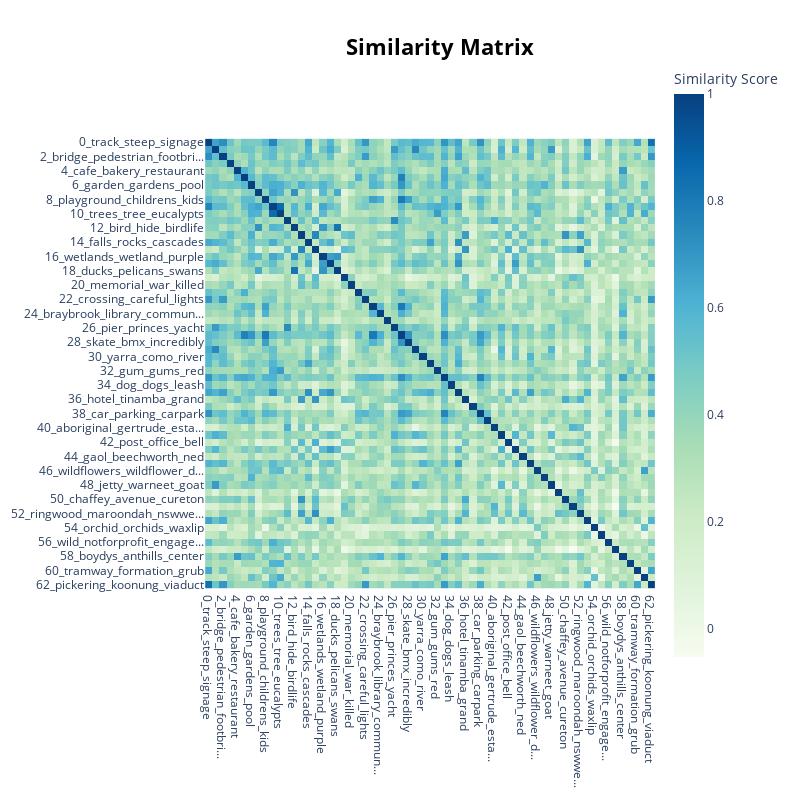

Here is the notebook cell this chart was saved with:
### Code cell
topic_model.visualize_heatmap()

### Figure 1 — Plotly figure (JSON) as saved in the notebook; plotly's stock layout.template omitted (floating-point values rounded to 4 significant figures; data arrays with more than 128 entries replaced by an {"elided": "..."} marker saying what was removed)
{"data": [{"coloraxis": "coloraxis", "hovertemplate": "x: %{x}<br>y: %{y}<br>Similarity Score: %{z}<extra></extra>", "name": "0", "type": "heatmap", "x": ["0_track_steep_signage", "1_beach_bay_sand", "2_bridge_pedestrian_footbri...", "3_sculpture_artists_mural", "4_cafe_bakery_restaurant", "5_picnic_bbq_cover", "6_garden_gardens_pool", "7_kangaroos_animals_wildlife", "8_playground_childrens_kids", "9_fallen_teal_canopy", "10_trees_tree_eucalypts", "11_federation_flinders_square", "12_bird_hide_birdlife", "13_homestead_house_houses", "14_falls_rocks_cascades", "15_ballarat_civic_hall", "16_wetlands_wetland_purple", "17_lake_hume_lakes", "18_ducks_pelicans_swans", "19_church_uniting_cathedral", "20_memorial_war_killed", "21_seat_seats_seating", "22_crossing_careful_lights", "23_tennis_courts_netball", "24_braybrook_library_commun...", "25_mildura_milduras_wharf", "26_pier_princes_yacht", "27_play_jaycee_space", "28_skate_bmx_incredibly", "29_boardwalk_boardwalks_all...", "30_yarra_como_river", "31_coal_mine_gold", "32_gum_gums_red", "33_rupanyup_golf_batman", "34_dog_dogs_leash", "35_creek_yarriambiack_wimmera", "36_hotel_tinamba_grand", "37_gym_equipment_exercise", "38_car_parking_carpark", "39_toilets_toilet_block", "40_aboriginal_gertrude_esta...", "41_rowing_boat_rowers", "42_post_office_bell", "43_fishing_trout_fish", "44_gaol_beechworth_ned", "45_murray_brisbane_ranges", "46_wildflowers_wildflower_d...", "47_fountain_alexandra_god", "48_jetty_warneet_goat", "49_elmore_preschool_emr", "50_chaffey_avenue_cureton", "51_lonsdale_womens_lt", "52_ringwood_maroondah_nswwe...", "53_crusoe_reservoir_gate", "54_orchid_orchids_waxlip", "55_tower_towns_pumped", "56_wild_notforprofit_engage...", "57_fungi_mushrooms_mushroom", "58_boydys_anthills_center", "59_brummys_weeks_burnt", "60_tramway_formation_grub", "61_wisteria_emblem_riceflower", "62_pickering_koonung_viaduct"], "xaxis": "x", "y": ["0_track_steep_signage", "1_beach_bay_sand", "2_bridge_pedestrian_footbri...", "3_sculpture_artists_mural", "4_cafe_bakery_restaurant", "5_picnic_bbq_cover", "6_garden_gardens_pool", "7_kangaroos_animals_wildlife", "8_playground_childrens_kids", "9_fallen_teal_canopy", "10_trees_tree_eucalypts", "11_federation_flinders_square", "12_bird_hide_birdlife", "13_homestead_house_houses", "14_falls_rocks_cascades", "15_ballarat_civic_hall", "16_wetlands_wetland_purple", "17_lake_hume_lakes", "18_ducks_pelicans_swans", "19_church_uniting_cathedral", "20_memorial_war_killed", "21_seat_seats_seating", "22_crossing_careful_lights", "23_tennis_courts_netball", "24_braybrook_library_commun...", "25_mildura_milduras_wharf", "26_pier_princes_yacht", "27_play_jaycee_space", "28_skate_bmx_incredibly", "29_boardwalk_boardwalks_all...", "30_yarra_como_river", "31_coal_mine_gold", "32_gum_gums_red", "33_rupanyup_golf_batman", "34_dog_dogs_leash", "35_creek_yarriambiack_wimmera", "36_hotel_tinamba_grand", "37_gym_equipment_exercise", "38_car_parking_carpark", "39_toilets_toilet_block", "40_aboriginal_gertrude_esta...", "41_rowing_boat_rowers", "42_post_office_bell", "43_fishing_trout_fish", "44_gaol_beechworth_ned", "45_murray_brisbane_ranges", "46_wildflowers_wildflower_d...", "47_fountain_alexandra_god", "48_jetty_warneet_goat", "49_elmore_preschool_emr", "50_chaffey_avenue_cureton", "51_lonsdale_womens_lt", "52_ringwood_maroondah_nswwe...", "53_crusoe_reservoir_gate", "54_orchid_orchids_waxlip", "55_tower_towns_pumped", "56_wild_notforprofit_engage...", "57_fungi_mushrooms_mushroom", "58_boydys_anthills_center", "59_brummys_weeks_burnt", "60_tramway_formation_grub", "61_wisteria_emblem_riceflower", "62_pickering_koonung_viaduct"], "yaxis": "y", "z": {"elided": "63x63 float values"}}], "layout": {"coloraxis": {"colorbar": {"title": {"text": "Similarity Score"}}, "colorscale": [[0, "rgb(247,252,240)"], [0.125, "rgb(224,243,219)"], [0.25, "rgb(204,235,197)"], [0.375, "rgb(168,221,181)"], [0.5, "rgb(123,204,196)"], [0.625, "rgb(78,179,211)"], [0.75, "rgb(43,140,190)"], [0.875, "rgb(8,104,172)"], [1, "rgb(8,64,129)"]]}, "height": 800, "hoverlabel": {"bgcolor": "white", "font": {"family": "Rockwell", "size": 16}}, "legend": {"title": {"text": "Trend"}}, "margin": {"t": 60}, "showlegend": true, "title": {"font": {"color": "Black", "size": 22}, "text": "<b>Similarity Matrix</b>", "x": 0.55, "xanchor": "center", "y": 0.95, "yanchor": "top"}, "width": 800, "xaxis": {"anchor": "y", "constrain": "domain", "domain": [0, 1], "scaleanchor": "y"}, "yaxis": {"anchor": "x", "autorange": "reversed", "constrain": "domain", "domain": [0, 1]}}}
